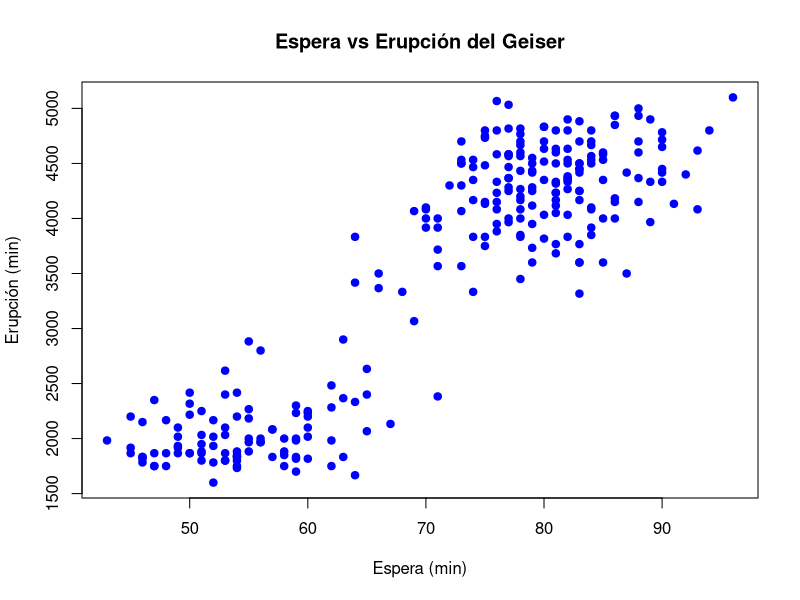
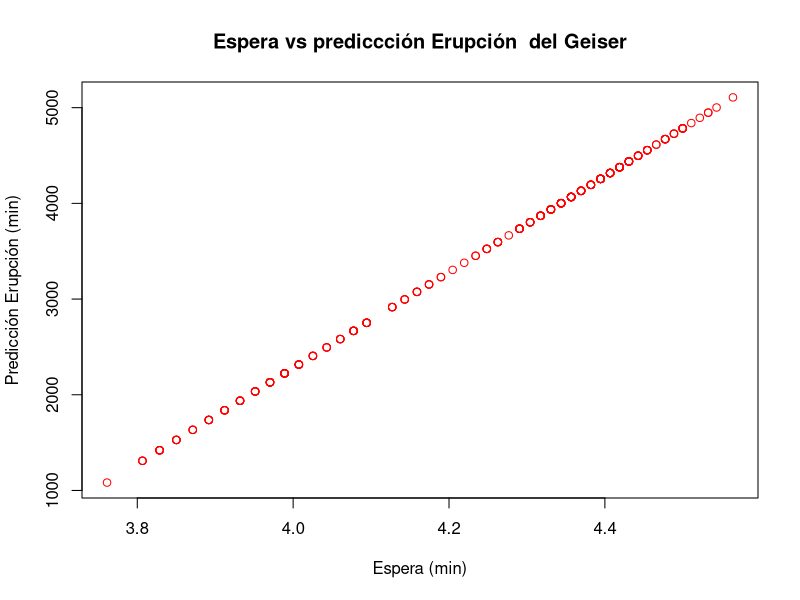
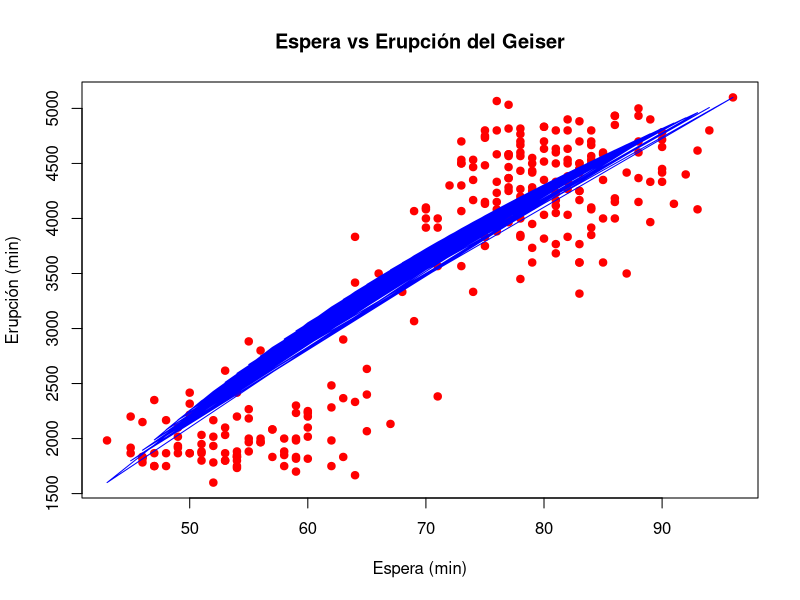

Write the R code that produced these figures, in order.
## ---- chunk 1
knitr::opts_chunk$set(echo = TRUE)
library(openxlsx)
library(here)
## ---- chunk 2
geiser <- read.xlsx(here("mrl/class26022026/geiser.xlsx"), sheet = 1)
## ---- chunk 3
plot(
  geiser$espera,
  geiser$erupcion,
  main = "Espera vs Erupción del Geiser",
  xlab = "Espera (min)",
  ylab = "Erupción (min)",
  pch = 19,
  col = "blue"
)
## ---- chunk 4
geiser$log_espera <- log(geiser$espera)
geiser_model <- lm(erupcion ~ log_espera, data = geiser)
geiser_model
## ---- chunk 5
summary(geiser_model)
## ---- chunk 6
geiser$predicted_erupcion <- predict(geiser_model)
plot(
  geiser$log_espera,
  geiser$predicted_erupcion,
  main = "Espera vs prediccción Erupción  del Geiser",
  xlab = "Espera (min)",
  ylab = "Predicción Erupción (min)",
  pch = 21,
  col = "red"
)
## ---- chunk 7
formula <- function(x) {
  coef(geiser_model)[1] + coef(geiser_model)[2] * log(x)
  # geiser_model$coefficients[[1]] + geiser_model$coefficients[[2]] * log(x)
}
## ---- chunk 8
plot(
  geiser$espera,
  geiser$erupcion,
  main = "Espera vs Erupción del Geiser",
  xlab = "Espera (min)",
  ylab = "Erupción (min)",
  pch = 19,
  col = "red"
)
par(new = T)
plot(
  geiser$espera,
  formula(geiser$espera),
  col = 'blue',
  type = 'l',
  lwd = 1,
  xlab = "", ylab = "", axes = FALSE
)
